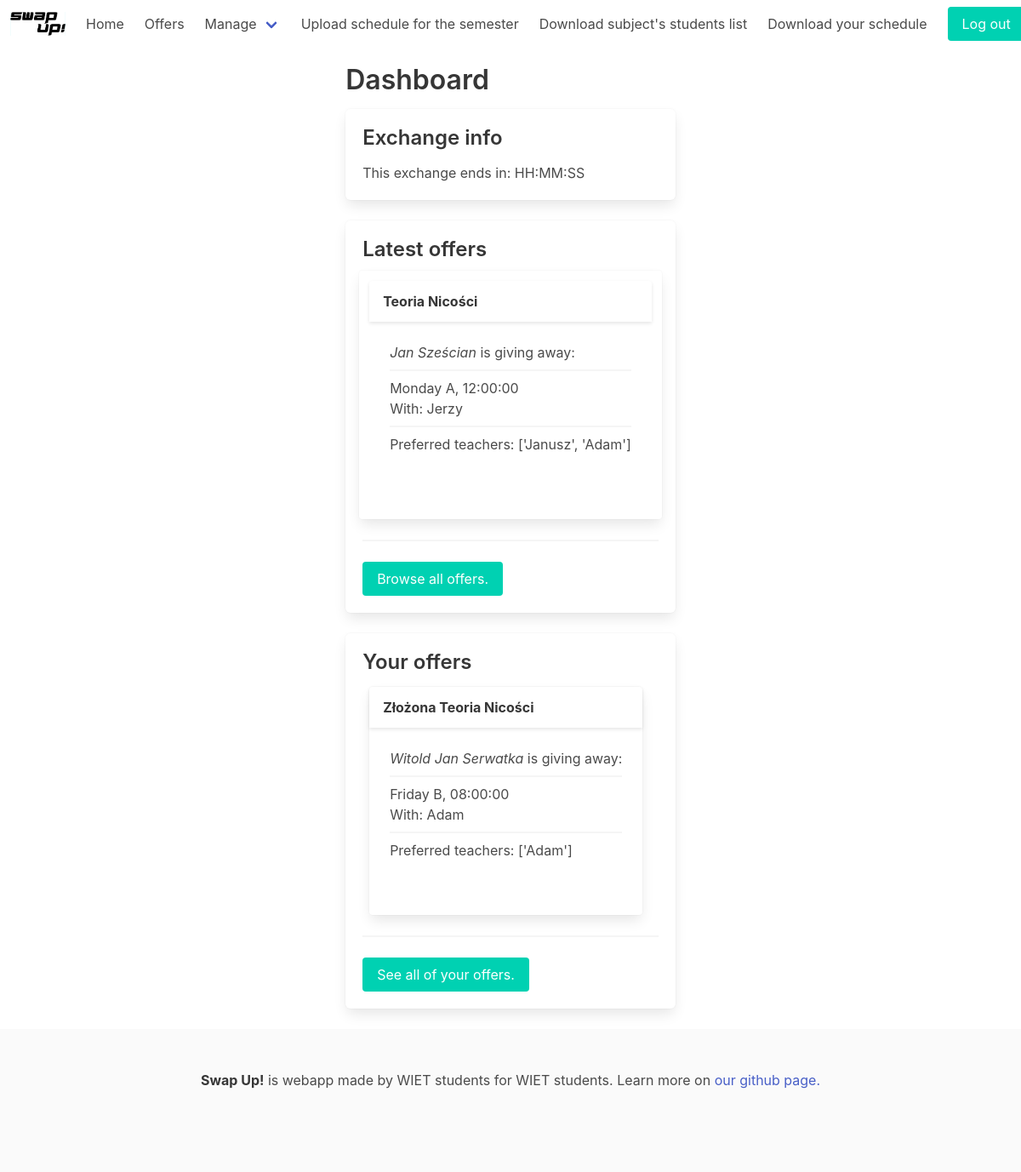
Screenshot of /exchange/ (signed in) with the database file from the repository.
### exchange/models.py (models this page shows, shortened)
class Subject(models.Model):
    name = models.CharField(max_length=30, null=True)
    category = models.CharField(max_length=30, null=True)
    path = models.CharField(max_length=30, choices=PATHS, null=True)
    semester = models.IntegerField(choices=Semester.choices, null=True)
    mandatory = models.BooleanField(null=True)

class Teacher(models.Model):
    TITLES = [
        ('inż.', 'inżynier'),
        ('mgr. inż.', 'magister inżynier'),
        ('dr.', 'doktor'),
        ('dr. inż.', 'doktor inżynier')
    ]
    name = models.CharField(max_length=60, null=True)
    title = models.CharField(max_length=30, choices=TITLES, null=True)

### exchange/views.py (the view)
# urls.py: path('', views.dashboard, name='dashboard'),
@login_required()
def dashboard(request):
    try:
        latest_offers = Offer.objects.all().exclude(student=request.user.student)
        if len(latest_offers) > 3:
            latest_offers = latest_offers[:3]
        user_offers = Offer.objects.all().filter(student=request.user.student)
        if len(user_offers) > 3:
            user_offers = user_offers[:3]
        l_offers = [o.dictionary() for o in latest_offers]
        u_offers = [o.dictionary() for o in user_offers]
    except:
        l_offers = []
        u_offers = []
    finally:
        return render(request, 'exchange/dashboard.html', {"l_offers": l_offers, "u_offers": u_offers})
    return render(request, 'exchange/dashboard.html', {"l_offers": l_offers, "u_offers": u_offers})

### exchange/templates/exchange/dashboard.html (shortened to what this page needs)
{% extends 'base.html' %}
{% block content %}
<div class="container content">
    <h1 class="hero">Dashboard</h1>
    <section class="box">
        <h3 class="hero">Exchange info</h3>
        <p>This exchange ends in: HH:MM:SS</p>
    </section>
    <section class="box">
        <h3 class="hero">Latest offers</h3>
        <div class="columns">
            {% if l_offers %}
                {% for offer in l_offers %}
                <div class="column card mx-2 mt-2">
                    <header class="card-header">
                    <p class="card-header-title">
                        {{ offer.subject }}
                    </p>
                    </header>
                    <div class="card-content">
                        <div class="content">
                            <em>{{offer.student}}</em> is giving away:
                            <hr class="my-2">
                            {{offer.time}} <br>
                            With: {{offer.teacher}}
                            <hr class="my-2">
                            {% if offer.preferred_days or offer.preferred_times or offer.preferred_teachers %}
                                {% if offer.preferred_teachers %}
                                    <p>Preferred teachers: {{offer.preferred_teachers}}</p>
                                {% endif %}
                            {% else %}
                                Anything
                            {% endif %}
                            <br>
                        </div>
                    </div>
                </div>
            {% endfor %}
          {% else %}
              <p>No offers available at the moment.</p>
          {% endif %}
        </div>
        <hr>
        <a href="{% url 'offers' %}" class="button is-primary">Browse all offers.</a>
    </section>
    <section class="box">
        <h3 class="hero">Your offers</h3>
        <div class="is-flex is-flex-direction-row">
            {% if u_offers %}
                {% for offer in u_offers %}
                <div class="card mx-2">
                    <header class="card-header">
                        <p class="card-header-title">
                            {{ offer.subject }}
                        </p>
                    </header>
                    <div class="card-content">
                        <div class="content">
                            <em>{{offer.student}}</em> is giving away:
                            <hr class="my-2">
                            {{offer.time}} <br>
                            With: {{offer.teacher}}
                            <hr class="my-2">
                            {% if offer.preferred_days or offer.preferred_times or offer.preferred_teachers %}
                                {% if offer.preferred_teachers %}
                                    <p>Preferred teachers: {{offer.preferred_teachers}}</p>
                                {% endif %}
                            {% else %}
                            Anything
                            {% endif %}
                            <br>
                        </div>
                    </div>
                </div>
                {% endfor %}
            {% else %}
                <p>You have no public offers at the moment.</p>
            {% endif %}
        </div>
        <hr>
        <a href="{% url 'user-offers' %}" class="button is-primary">See all of your offers.</a>
    </section>
</div>
{% endblock %}

### rows the page displays
Subject: subject "Teoria Nicości"
Teacher: teacher "Jerzy"
Subject: subject "Złożona Teoria Nicości"
Teacher: teacher "Adam"

### other values shown
{{ offer.student }} "Jan Sześcian"
{{ offer.time }} "Monday A, 12:00:00"
{{ offer.preferred_teachers }} "['Janusz', 'Adam']"
{{ offer.student }} "Witold Jan Serwatka"
{{ offer.time }} "Friday B, 08:00:00"
{{ offer.preferred_teachers }} "['Adam']"
